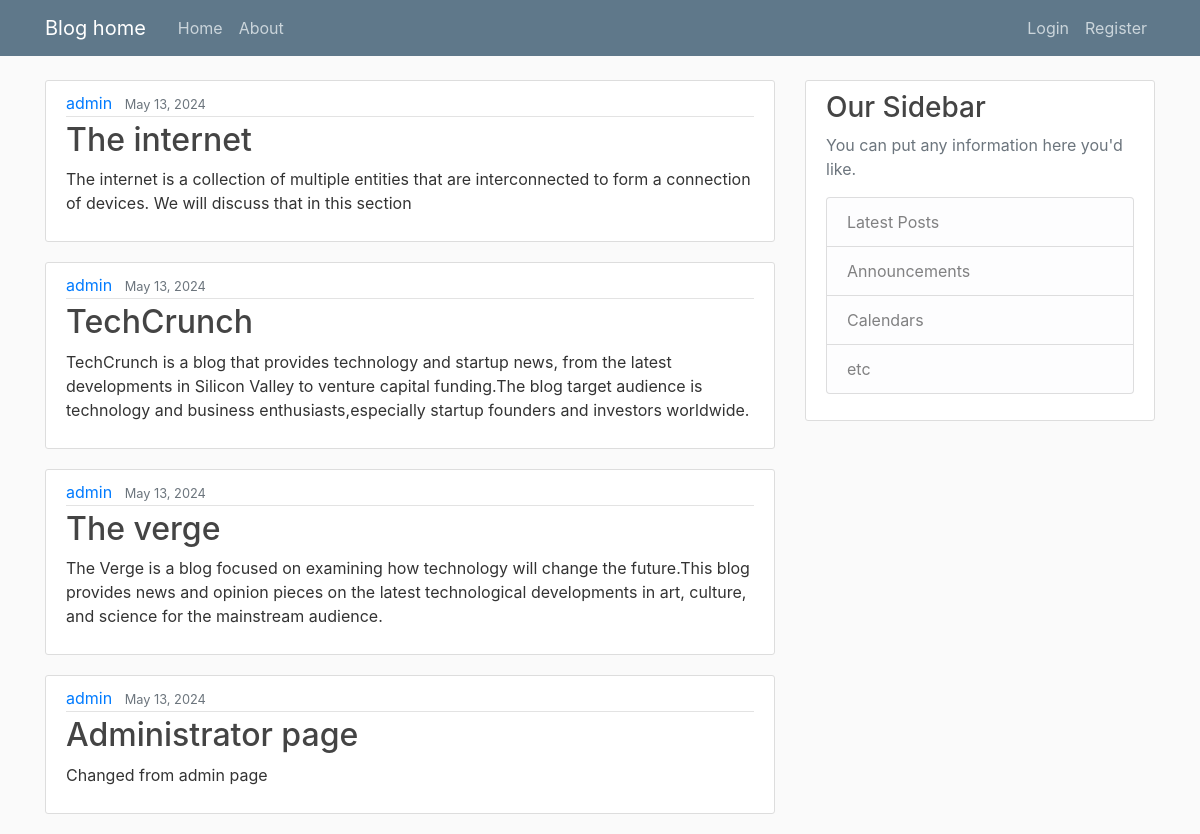
The page / on the database its author committed.
### blog/models.py (models this page shows, shortened)
class Post(models.Model):
    title = models.CharField(max_length=100)
    content = models.TextField()
    date_posted = models.DateTimeField(default=timezone.now)
    author = models.ForeignKey(User, on_delete=models.CASCADE)

### blog/views.py (the view)
# urls.py: path('', views.home, name='blog-home'),
def home(request):
    context = {
        'posts': Post.objects.all()
    }
    return render(request, 'blog/home.html', context)

### blog/templates/blog/home.html
{%extends 'blog/base.html'%}
{% block content %}
    {%for post in posts%}
    <article class="media content-section">
        <div class="media-body">
          <div class="article-metadata">
            <a class="mr-2" href="#">{{ post.author }}</a>
            <small class="text-muted">{{ post.date_posted | date:'F d, Y' }}</small>
          </div>
          <h2><a class="article-title" href="#">{{ post.title }}</a></h2>
          <p class="article-content">{{ post.content }}</p>
        </div>
      </article>
    {%endfor%}
{% endblock content %}

### blog/templates/blog/base.html (shortened to what this page needs)
{% load static %}
<!DOCTYPE html>
<html lang="en">
<head>
        <link rel="stylesheet" href="https://cdn.jsdelivr.net/npm/bootstrap@4.4.1/dist/css/bootstrap.min.css">
        <link rel="stylesheet" href="{% static 'blog/main.css' %}">
</head>
<body>
    <header class="site-header">
        <nav class="navbar navbar-expand-md navbar-dark bg-steel fixed-top">
          <div class="container">
            <a class="navbar-brand mr-4" href="{% url 'blog-home' %}">Blog home</a>
            <div class="collapse navbar-collapse" id="navbarToggle">
              <div class="navbar-nav mr-auto">
                <a class="nav-item nav-link" href="{% url 'blog-home' %}">Home</a>
                <a class="nav-item nav-link" href="{% url 'blog-about' %}">About</a>
              </div>
              <div class="navbar-nav">
                {% if user.is_authenticated %}
                <form id="frm_logout" method="post" action="{% url 'logout' %}">     {% csrf_token %}     <a class="nav-item nav-link" href="javascript:$('#frm_logout').submit();" >logout</a> </form>
                <a class="nav-item nav-link" href="{% url 'profile' %}">Profile</a>
                {% else %}
                <a class="nav-item nav-link" href="{% url 'login' %}">Login</a>
                <a class="nav-item nav-link" href="{% url 'register' %}">Register</a>
                {% endif %}
              </div>
            </div>
          </div>
        </nav>
      </header>
      <main role="main" class="container">
        <div class="row">
          <div class="col-md-8">
            {% block content %}{% endblock %}
          </div>
          <div class="col-md-4">
            <div class="content-section">
              <h3>Our Sidebar</h3>
              <p class='text-muted'>You can put any information here you'd like.
                <ul class="list-group">
                  <li class="list-group-item list-group-item-light">Latest Posts</li>
                  <li class="list-group-item list-group-item-light">Announcements</li>
                  <li class="list-group-item list-group-item-light">Calendars</li>
                  <li class="list-group-item list-group-item-light">etc</li>
                </ul>
              </p>
            </div>
          </div>
        </div>
      </main>
</html>

### blog/static/blog/main.css (style rules this page uses)
body { background: #fafafa; color: #333333; margin-top: 5rem; }
h1, h2, h3, h4, h5, h6 { color: #444444; }
ul { margin: 0; }
.bg-steel { background-color: #5f788a; }
.site-header .navbar-nav .nav-link { color: #cbd5db; }
.content-section { background: #ffffff; padding: 10px 20px; border: 1px solid #dddddd; border-radius: 3px; margin-bottom: 20px; }
.article-title { color: #444444; }
.article-content { white-space: pre-line; }
.article-metadata { padding-bottom: 1px; margin-bottom: 4px; border-bottom: 1px solid #e3e3e3; }

### rows shown on the page
Post: author "admin", date_posted "May 13, 2024", title "The internet", content "The internet is a collection of multiple entities that are interconnected to form a connection of devices. We will discuss that in this section"
Post: author "admin", date_posted "May 13, 2024", title "TechCrunch", content "TechCrunch is a blog that provides technology and startup news, from the latest developments in Silicon Valley to venture capital funding.The blog target audience is technology and business enthusiasts,especially startup founders and investors worldwide."
Post: author "admin", date_posted "May 13, 2024", title "The verge", content "The Verge is a blog focused on examining how technology will change the future.This blog provides news and opinion pieces on the latest technological developments in art, culture, and science for the mainstream audience."
Post: author "admin", date_posted "May 13, 2024", title "Administrator page", content "Changed from admin page"
